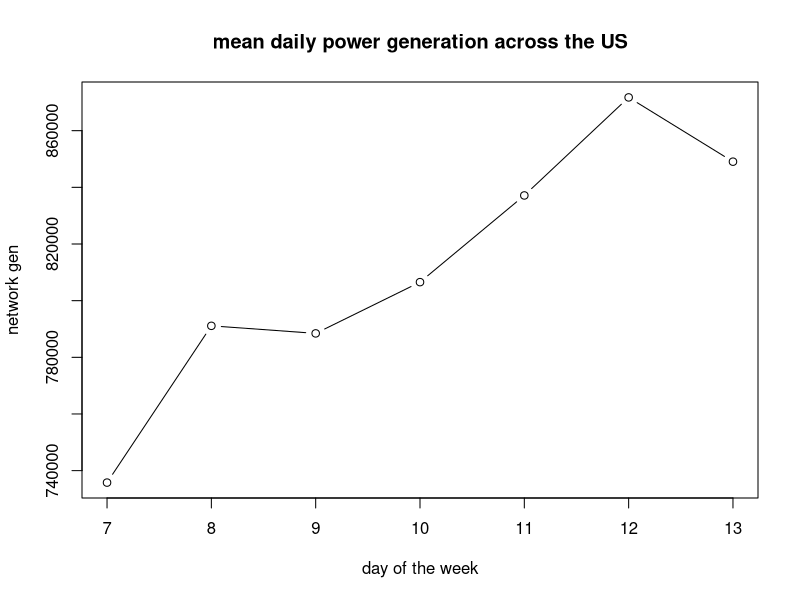

R code for this plot:
A <- read.delim('Week3/table.tsv')
A$DateTime <- as.POSIXct( A$megawatthours, tz = "EST", "%H:%M EST %m/%d/%Y" )

B <- A[ order(A$DateTime), ]


# create data cube:
BPAT_DF <- data.frame(time = B$DateTime, BPATNet = B$Net.generation )
CISO_DF <- data.frame(time = B$DateTime,CISONet = B$Net.generation.1 )
CPLE_DF <- data.frame(time = B$DateTime,CPLENet = B$Net.generation.2)
ERCO_DF <- data.frame(time = B$DateTime,ERCONet = B$Net.generation.3 )
FPL_DF <- data.frame(time = B$DateTime,FPLNet = B$Net.generation.4 )
ISNE_DF <- data.frame(time = B$DateTime,ISNENet = B$Net.generation.5 )
MISO_DF <- data.frame(time = B$DateTime,MISONet = B$Net.generation.6 )
NYIS_DF <- data.frame(time = B$DateTime,NYISNet = B$Net.generation.7 )
PACW_DF <- data.frame(time = B$DateTime,PACWNet = B$Net.generation.8 )
PJM_DF <- data.frame(time = B$DateTime,PJMNet = B$Net.generation.9 )


# convert the time to according the east cost
start <- as.POSIXct("2021-02-07 00:00:00",tz = "EST")
end <- as.POSIXct("2021-02-14 00:00:00",tz = "EST")

BPAT_DF <-BPAT_DF[ which(BPAT_DF$time >= start -3*60*60 & BPAT_DF$time < end -3*60*60), ]
CISO_DF <-CISO_DF[ which(CISO_DF$time >= start -3*60*60 & CISO_DF$time < end -3*60*60), ]
CPLE_DF <-CPLE_DF[ which(CPLE_DF$time >= start & CPLE_DF$time < end), ] 
ERCO_DF <-ERCO_DF[ which(ERCO_DF$time >= start -1*60*60 & ERCO_DF$time < end - 1*60*60), ]
FPL_DF <- FPL_DF [ which(FPL_DF$time >= start & FPL_DF$time < end), ]
ISNE_DF <-ISNE_DF[ which(ISNE_DF$time >= start & ISNE_DF$time < end), ]
MISO_DF <-MISO_DF[ which(MISO_DF$time >= start -1*60*60 & MISO_DF$time < end -1*60*60), ]
NYIS_DF <-NYIS_DF[ which(NYIS_DF$time >= start & NYIS_DF$time < end), ]
PACW_DF <-PACW_DF[ which(PACW_DF$time >= start -3*60*60 & PACW_DF$time < end -3*60*60), ]
PJM_DF <- PJM_DF [ which(PJM_DF$time >= start & PJM_DF$time < end), ]

#creat df and clean the data
netCube = cbind(PJM_DF,CISO_DF$CISONet,CPLE_DF$CPLENet,ERCO_DF$ERCONet,FPL_DF$FPLNet,ISNE_DF$ISNENet,MISO_DF$MISONet,NYIS_DF$NYISNet,PACW_DF$PACWNet,BPAT_DF$BPATNet)
netCube <- unique(netCube)

head(netCube)





netCube$avrege_gen <- c(1)
netCube$avrege_gen <- rowMeans(netCube[,c('PJMNet','CISO_DF$CISONet','CPLE_DF$CPLENet','ERCO_DF$ERCONet','FPL_DF$FPLNet' ,'ISNE_DF$ISNENet','MISO_DF$MISONet','NYIS_DF$NYISNet','PACW_DF$PACWNet' )],na.rm = TRUE,dims = 1)
netCube$myday <- format(netCube$time,"%d")
daily_power_generation <-tapply(netCube$avrege_gen, netCube$myday,FUN=sum )





pdf(file = "Week3/ex1_A.pdf",   # The directory you want to save the file in
    width = 5, # The width of the plot in inches
    height = 4)
plot(daily_power_generation,xaxt = "n", type ='b', xlab="day of the week", ylab="network gen",main = "mean daily power generation across the US")
days <- c(7,8,9,10,11,12,13)
axis(1, at=1:7, labels=days)
dev.off()

